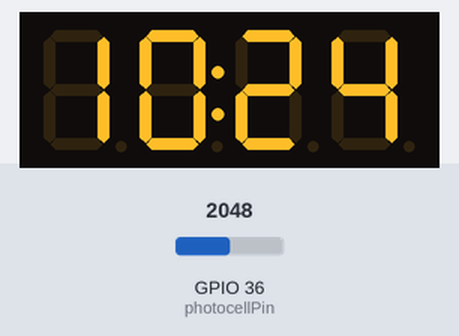
The sketch below on a simulated ESP32. Shown: 4-digit seven-segment display. Inputs (shaded band) come from the test bench; at power-on: GPIO 36 (photocellPin) = 2048. WiFi joins after 1.5 s; servers stay silent unless stated; network time is answered at once with the bench clock; the local clock reads 2024-03-15 10:24:30 at power-on unless the sketch sets it; what the sketch prints to the serial monitor is not drawn.

Above: at 3.1 s.
3.2 s: GPIO 36 (photocellPin) set to 2866
6.0 s: GPIO 36 (photocellPin) set to 3603
9.0 s: GPIO 36 (photocellPin) set to 4095
Timing chart, 0 to 12.0 s (numbered marks = the images above; inputs shaded):
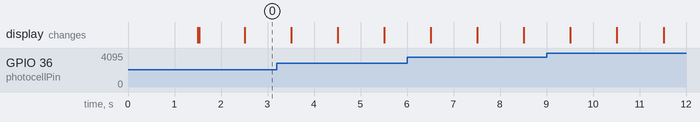

The sketch:

ntp_7_segment_brightness.ino
```cpp
/*********
  Thanks to Rui Santos for this script
  Complete project details at https://randomnerdtutorials.com
  Based on the NTP Client library example
*********/
#include <WiFi.h>
#include <NTPClient.h>
#include <WiFiUdp.h>
#include <Wire.h>
#include <Adafruit_GFX.h>
#include "Adafruit_LEDBackpack.h"

// Replace with your network credentials
const char* ssid     = "Cozy Cove";
const char* password = "Prickly Mochi 1005";

// Define NTP Client to get time
WiFiUDP ntpUDP;
NTPClient timeClient(ntpUDP);

// I2C address of the 7-segment display
#define DISPLAY_ADDRESS   0x70
Adafruit_7segment clockDisplay = Adafruit_7segment();

// Time data info
int hour, minute, second, day;
int displayHour;
int displayValue;
const String DAYS_OF_THE_WEEK[] = {"Sunday", "Monday", "Tuesday", "Wednesday", "Thursday", "Friday", "Saturday"};
long clockTimer;
uint8_t brightness = 0;

// Photocell
int photocellPin = 36;     // the cell and 10K pulldown are connected to pin 36
const int MIN_READING = 800; // Where I would say a room is "dark"
const int MAX_READING = 4096; // 2^12 - 1
const int MIN_BRIGHTNESS = 0;
const int MAX_BRIGHTNESS = 15;

void setup() {
  // Initialize Serial Monitor
  Serial.begin(115200);
  Serial.print("Connecting to ");
  Serial.println(ssid);
  WiFi.begin(ssid, password);
  while (WiFi.status() != WL_CONNECTED) {
    delay(500);
    Serial.print(".");
  }
  // Print local IP address and start web server
  Serial.println("");
  Serial.println("WiFi connected.");
  Serial.println("IP address: ");
  Serial.println(WiFi.localIP());

  // Setup the display.
  clockDisplay.begin(DISPLAY_ADDRESS);
  clockTimer = millis();

  // Initialize a NTPClient to get time
  timeClient.begin();
  timeClient.setTimeOffset(-14400); // GMT -4, hours -> seconds
  clockTimer = millis();
  fetchTime();
  displayTime();
}

void loop() {
  if (millis() - clockTimer > 1000) {
    clockTimer = millis();
    second += 1;
    if (second > 59) {
      second = 0;
      minute += 1;
      if (minute > 59) {
        minute = 0;
        hour += 1;
        // At midnight, rollover (redundant because of time reload)
        if (hour > 23) {
          hour = 0;
        }
        // Reload the time at the top of every hour
        fetchTime();
      }
    }

    displayTime();
  }
}

void displayTime() {
  bool am = true;
  displayHour = hour;
  if (displayHour >= 12) {
    displayHour -= 12;
    am = false;
  }
  if (displayHour == 0) {
    displayHour = 12;
  }
  displayValue = displayHour * 100 + minute;

  Serial.printf("%02d:%02d:%02d %s - %s\n", displayHour, minute, second, am ? "AM" : "PM", DAYS_OF_THE_WEEK[day]);
  clockDisplay.print(displayValue, DEC);

  clockDisplay.writeDigitRaw(2, (am ? 0x04 : 0x08) | ((second % 2 == 0) ? 0x02 : 0x00));
  brightness = calculateBrightness(analogRead(photocellPin));
  clockDisplay.setBrightness(brightness);
  clockDisplay.writeDisplay();
}

uint8_t calculateBrightness(int photocellReading) {
  if (photocellReading <= MIN_READING) {
    return MIN_BRIGHTNESS;
  } else {
    return map(photocellReading, MIN_READING, MAX_READING, MIN_BRIGHTNESS, MAX_BRIGHTNESS+1);
  }
}

void fetchTime() {
  if (timeClient.update()) {
    hour = timeClient.getHours();
    minute = timeClient.getMinutes();
    second = timeClient.getSeconds();
    day = timeClient.getDay();
    Serial.println("Fetched time: " + timeClient.getFormattedTime());
  } else {
    Serial.println("Failed to fetch time");
  }
}
```
